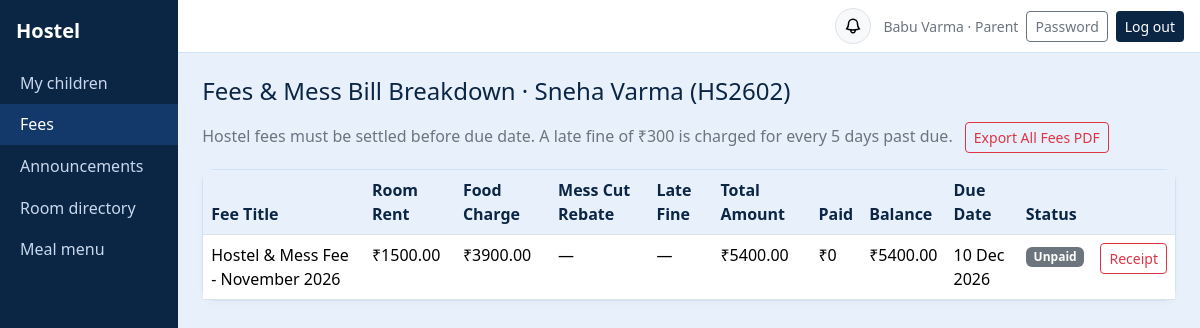
The app's page /me/fees/ (signed in) with its own data.
### core/models.py (models this page shows, shortened)
class User(AbstractUser):
    ROLES = [("admin", "Super Admin"), ("warden", "Warden"), ("student", "Student"), ("parent", "Parent")]
    role = models.CharField(max_length=10, choices=ROLES, default="student")
    phone = models.CharField(max_length=20, blank=True)
    must_change_password = models.BooleanField(default=False)
    @property
    def display_name(self):
        return self.get_full_name() or self.username

class Fee(models.Model):
    student = models.ForeignKey(Student, on_delete=models.CASCADE, related_name="fees")
    title = models.CharField(max_length=100)
    amount = models.DecimalField(max_digits=10, decimal_places=2)
    due_date = models.DateField()
    month = models.CharField("Billing month (YYYY-MM)", max_length=7, blank=True)
    rent_amount = models.DecimalField("Fixed Rent", max_digits=10, decimal_places=2, default=Decimal("0.00"), blank=True)
    food_amount = models.DecimalField("Food Charge", max_digits=10, decimal_places=2, default=Decimal("0.00"), blank=True)
    mess_cut_days = models.PositiveIntegerField("Mess Cut Days", default=0, blank=True)
    mess_cut_amount = models.DecimalField("Mess Cut Deduction", max_digits=10, decimal_places=2, default=Decimal("0.00"), blank=True)
    base_amount = models.DecimalField("Base Fee Amount", max_digits=10, decimal_places=2, default=Decimal("0.00"), blank=True)
    fine_amount = models.DecimalField("Late Fine Amount", max_digits=10, decimal_places=2, default=Decimal("0.00"), blank=True)
    fine_waived = models.BooleanField("Waive Late Fine", default=False, blank=True)
    notes = models.CharField("Notes / Breakdown", max_length=255, blank=True)
    class Meta:
        ordering = ["due_date"]
    @property
    def paid(self):
        return self.payments.aggregate(t=Sum("amount"))["t"] or 0
    @property
    def balance(self):
        return self.amount - self.paid
    @property
    def status(self):
        if self.balance <= 0:
            return "Paid"
        if self.paid > 0:
            return "Partly paid"
        return "Overdue" if self.due_date < date.today() else "Unpaid"

### core/views.py (the view, shortened to what this page needs)
# urls.py: path("me/fees/", v.my_fees, name="my_fees"),
@role_required("student", "parent")
def my_fees(request):
    u = request.user
    if u.role == "parent":
        p = getattr(u, "parent", None)
        children = list(p.children.select_related("user").all()) if p else []
        child_id = request.GET.get("child")
        s = None
        if child_id:
            s = next((c for c in children if str(c.pk) == str(child_id)), None)
        if not s:
            s = children[0]
    else:
        children = []
        s = _mine(request)
    for f_obj in s.fees.filter(due_date__lt=date.today()):
        f_obj.sync_late_fine()
    rows = [
        (
            x.title,
            f"₹{x.rent_amount}" if x.rent_amount else "—",
            f"₹{x.food_amount}" if x.food_amount else "—",
            f"-₹{x.mess_cut_amount} ({x.mess_cut_days}d)" if (x.mess_cut_amount and x.mess_cut_amount > 0) else "—",
            f"+₹{x.fine_amount} ({x.overdue_days}d late)" if (x.fine_amount and x.fine_amount > 0) else ("Waived" if x.fine_waived else "—"),
            f"₹{x.amount}",
            f"₹{x.paid}",
            f"₹{x.balance}",
            date_s(x.due_date),
            badge(x.status),
            format_html('<a class="btn btn-sm btn-outline-danger" href="{}">Receipt</a>', reverse("fee_pdf", args=[x.pk])),
        )
        for x in s.fees.all()
    ]
    export_url = reverse("my_fees_export_pdf")
    if u.role == "parent":
        export_url += f"?child={s.pk}"
    child_switcher = ""
    note_text = f'Hostel fees must be settled before due date. A late fine of ₹300 is charged for every 5 days past due. <a class="btn btn-sm btn-outline-danger ms-2" href="{export_url}">Export All Fees PDF</a>'
    note = format_html('{}{}', mark_safe(child_switcher), mark_safe(note_text)) if child_switcher else format_html('{}', mark_safe(note_text))
    title = f"Fees & Mess Bill Breakdown · {s.user.display_name} ({s.roll_no})" if u.role == "parent" else "Fees & Mess Bill Breakdown"
    return show(
        request, "plain", title=title,
        headers=["Fee Title", "Room Rent", "Food Charge", "Mess Cut Rebate", "Late Fine", "Total Amount", "Paid", "Balance", "Due Date", "Status", ""],
        rows=rows,
        note=note,
    )

### core/views.py (called while the page is built)
def badge(t):
    return format_html('<span class="badge text-bg-{}">{}</span>', BADGE.get(str(t), "secondary"), t)

def role_required(*roles):
    def deco(view):
        @wraps(view)
        @login_required
        def inner(request, *a, **k):
            if request.user.role not in roles:
                raise PermissionDenied
            return view(request, *a, **k)
        return inner
    return deco

def show(request, template, **ctx):
    return render(request, f"core/{template}.html", ctx)

def date_s(d):
    return d.strftime("%d %b %Y") if d else "—"

### core/templates/core/plain.html (shortened to what this page needs)
{% extends "core/base.html" %}{% block content %}
<h4 style="color:var(--navy)" class="mb-3">{{ title }}</h4>{% if note %}<p class="text-secondary">{{ note }}</p>{% endif %}
<div class="card"><div class="table-responsive"><table class="table mb-0"><thead><tr>{% for h in headers %}<th>{{ h }}</th>{% endfor %}</tr></thead><tbody>
{% for r in rows %}<tr>{% for c in r %}<td>{{ c }}</td>{% endfor %}</tr>{% empty %}<tr><td colspan="{{ headers|length }}" class="text-center text-secondary py-4">Nothing here yet.</td></tr>{% endfor %}
</tbody></table></div></div>{% endblock %}

### core/templates/core/base.html (shortened to what this page needs)
{% load static %}<!doctype html>
<html lang="en"><head><meta charset="utf-8"><meta name="viewport" content="width=device-width, initial-scale=1">
<link href="https://cdn.jsdelivr.net/npm/bootstrap@5.3.3/dist/css/bootstrap.min.css" rel="stylesheet">
</head><body>
{% if user.is_authenticated and not hide_nav %}
<div class="d-flex">
 <nav class="sidebar py-3" id="sb"><div class="px-3 pb-3 text-white fs-5 fw-semibold">Hostel</div>
  {% for name, label in nav_items %}<a href="{% url name %}" {% if request.resolver_match.url_name == name or name == 'attendance' and request.resolver_match.url_name == 'attendance_history' or name == 'rooms' and request.resolver_match.url_name == 'room_detail' or name == 'students' and request.resolver_match.url_name == 'student_detail' %}class="active"{% endif %}>{{ label }}</a>{% endfor %}
 </nav>
 <div class="flex-grow-1">
  <div class="topbar d-flex align-items-center justify-content-between px-3 py-2">
   <div class="ms-auto d-flex align-items-center gap-2">
     <div class="dropdown me-1">
       <button class="btn btn-sm btn-light border position-relative rounded-circle p-2 d-flex align-items-center justify-content-center" style="width:36px; height:36px;" type="button" id="notifDropdown" data-bs-toggle="dropdown" aria-expanded="false" title="Notifications">
       </button>
     </div>
     <span class="text-secondary small d-none d-sm-inline">{{ user.display_name }} · {{ user.get_role_display }}</span>
     <a class="btn btn-sm btn-outline-secondary" href="{% url 'password' %}">Password</a>
     <form method="post" action="{% url 'logout' %}" class="d-inline">{% csrf_token %}<button class="btn btn-sm btn-navy">Log out</button></form>
   </div>
  </div>
  <main class="p-3 p-md-4">
{% else %}<main class="container py-4">{% endif %}
  {% block content %}{% endblock %}
 </main>
{% if user.is_authenticated and not hide_nav %}</div></div>{% endif %}
</body></html>

### core/templates/core/base.html (style rules this page uses)
:root { --navy:#0b2545;--sky:#e8f1fb;--sky2:#cfe2f7 }
body { background:var(--sky);min-height:100vh }
.sidebar { background:var(--navy);width:230px;min-height:100vh }
.sidebar a { color:#c9d8ec;text-decoration:none;display:block;padding:.55rem 1.25rem }
.sidebar a:hover,.sidebar a.active { background:#13396b;color:#fff }
.topbar { background:#fff;border-bottom:1px solid var(--sky2) }
.card { border:1px solid var(--sky2); border-radius:12px; box-shadow:0 2px 6px rgba(11,37,69,0.03) }
.btn-navy { background:var(--navy);color:#fff }
.table thead th { background:var(--sky);color:var(--navy);font-weight:600 }

### records on screen
User: display_name "Babu Varma", role "Parent"
Fee: r "Hostel & Mess Fee - November 2026"

### other values on screen
{{ label }} "My children" "Fees" "Announcements" "Room directory" "Meal menu"
{{ title }} "Fees & Mess Bill Breakdown · Sneha Varma (HS2602)"
{{ note }} "Hostel fees must be settled before due date. A late fine of ₹300 is charged for every 5 days past due. Export All Fees PDF"
{{ h }} "Fee Title" "Room Rent" "Food Charge" "Mess Cut Rebate" "Late Fine" "Total Amount" "Paid" "Balance" "Due Date" "Status"
{{ c }} "₹1500.00" "₹3900.00" "—" "—" "₹5400.00" "₹0" "₹5400.00" "10 Dec 2026" "Unpaid" "Receipt"
